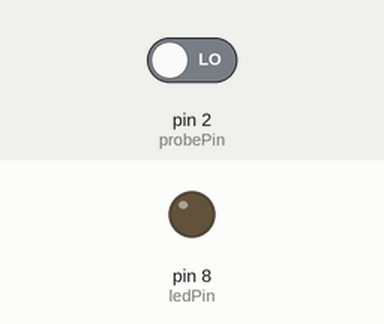
A sketch run on a simulated Arduino Uno, built with avr-gcc and run on an emulated ATmega328P. On the bench: output pins drawn as LEDs (lit = HIGH). Inputs (shaded band) come from the test bench; at power-on: pin 2 (probePin) LOW.

Above: at 1.2 s.
1.3 s: pin 2 (probePin) driven HIGH
At 2.5 s:
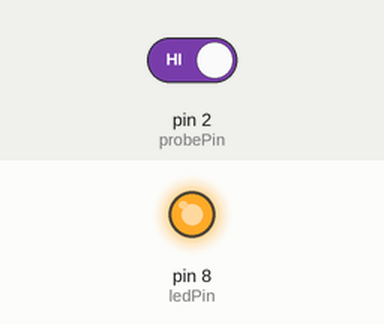
2.8 s: pin 2 (probePin) driven LOW
At 3.7 s:
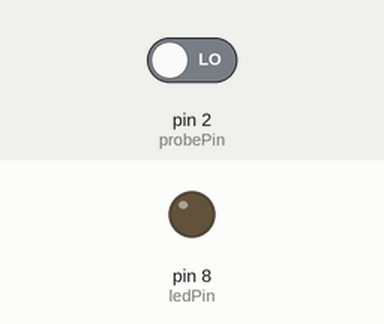
Timing chart, 0 to 5.8 s (numbered marks = the images above; inputs shaded):
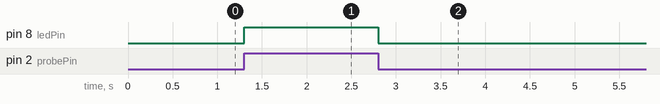

Measured:
- after the input at 1.3 s, pin 8 (ledPin): LOW → HIGH at once
- after the input at 2.8 s, pin 8 (ledPin): HIGH → LOW at once

The sketch:

Task1.ino
```cpp
const int probePin = 2;
const int ledPin = 8;

void setup() {
  pinMode(probePin, INPUT);
  pinMode(ledPin, OUTPUT);
}

void loop() {
  int continuity = digitalRead(probePin);

  if (continuity == HIGH) {
    digitalWrite(ledPin, HIGH);
  } else {
    digitalWrite(ledPin, LOW);
  }
}
```
